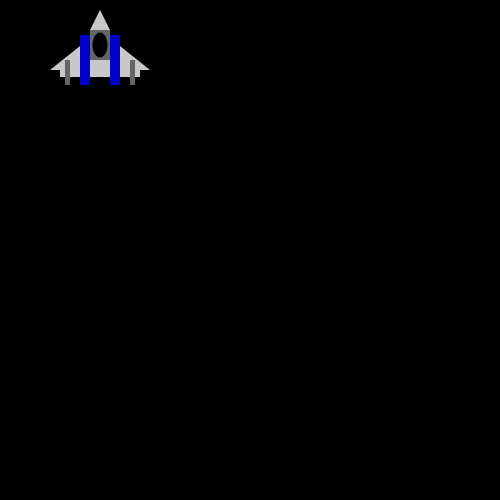
Frame 1 (no input)
Frame 60 (the mouse pressed at the canvas centre just before this capture): identical to frame 1, image omitted
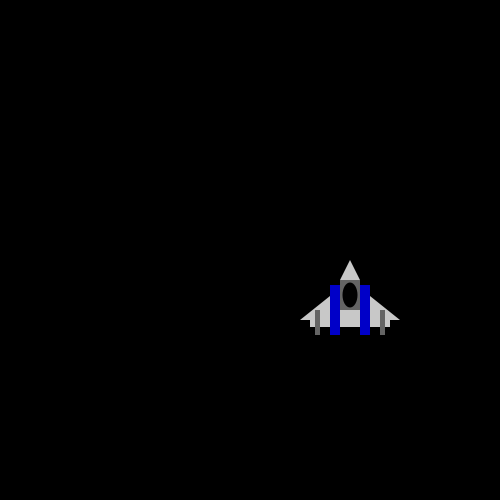
Frame 120 (the mouse held since frame 60 and released just before this capture)

The Processing sketch that drew these frames (run headless with seeded random() and noise(); from frame 60 on, the mouse is pressed at the canvas centre):

// Processing sketch: spaceship__2
// ── spaceship__2.pde
void setup() {
  size(500,500);
  background (0);
  
  //for (int i = 0; i<r.lenght; i++) {
   // s[i] = new stars(int(random(width)), int(random(-10000, 100)), int(random(2,3)));
  //}
  
}

Spaceship s1;
stars[] s = new stars[1000];
  
void draw() {
  s1 = new Spaceship(mouseX,mouseY,20,20,11);
  background(0);
  s1.display();
  if (keyPressed) {
    
  }
}
// ── Ship.pde
class Spaceship {
  String name;
  int x, y, w, h, lx, ly;
  int speed;
  boolean over;

  Spaceship(int x, int y, int w, int h, int speed) {
    this.x = x;
    this.y = y;
    this.w = w;
    this.h = h;
    this.speed = speed;
    lx = 0;
    ly = 0;
  }

  void display() {
    noStroke();
    fill(200);
    triangle(x+90, y+30, x+100, y+10, x+110, y+30);
    triangle(x+50, y+70, x+100, y+30, x+150, y+70);
    fill(200);
    rect(x+60, y+70, 80, 7);
    fill(100);
    rect(x+90, y+30, 20, 30);
    fill(0, 0, 200);
    rect(x+80, y+35, 10, 50);
    rect(x+110, y+35, 10, 50);
    fill(0);
    ellipse(x+100, y+45, 15, 25);
    fill(100);
    rect(x+65, y+60, 5, 25);
    rect(x+130, y+60, 5, 25);
  }

  void flyUp() {
    y-=speed;
  }
  void flyDown() {
    y+=speed;
  }
  void flyRight() {
    x+=speed;
  }
  void flyLeft() {
    x-=speed;
  }
}
// ── Stars.pde
class stars {
  int x, y, sSpeed;
  boolean Crater;
  float sSize, r ;

  stars(int x, int y, int sSpeed) {
    float r = random(1-10);
    this.x = x;
    this.y = y;
    
    //this.sSize = sSize;
    this.sSpeed = sSpeed;
    
    
    if (r>7) {
      Crater = true;
      strokeWeight(random(2,5));
    } else {
      Crater = false;
      strokeWeight(1);
    }
  }

  void display () {

    if (Crater) {
      stroke(3);
      ellipse(x, y, random(10, 20), random(10, 20));
    } else {
      noStroke();
      fill(2255, 255, 0);
      ellipse(x, y, sSize, sSpeed);
    }
  } 

  void move() {
  }
}
